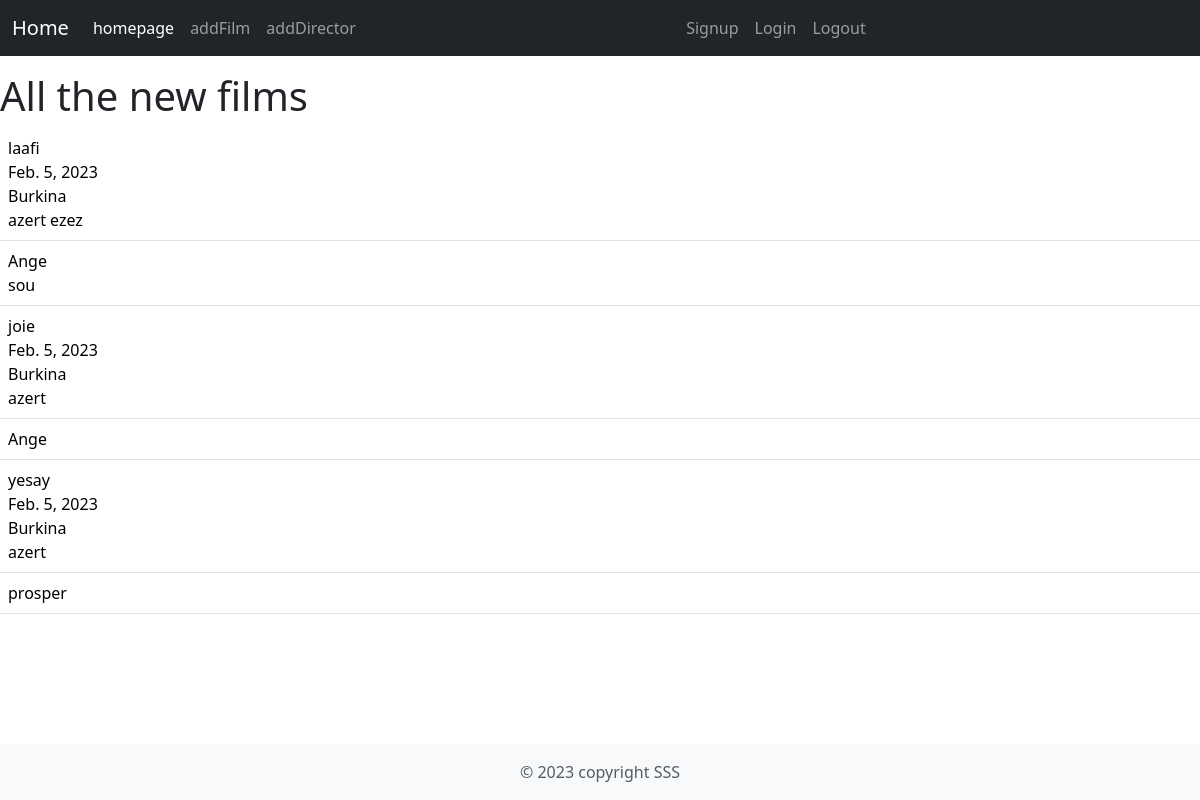
Screenshot of /homepage with the database file from the repository.
### films/models.py (models this page shows, shortened)
class Film(models.Model):
	title = models.CharField(max_length=30)
	release_date = models.DateField(auto_now_add=True)
	created_in_country = models.ForeignKey(Country,on_delete=models.CASCADE)
	category = models.ManyToManyField(Category)
	director = models.ManyToManyField(Director)

class Country(models.Model):
	name = models.CharField(max_length=30)
	def __str__(self):
		return f'{self.name}'

class Category(models.Model):
	name = models.CharField(max_length=30)
	def __str__(self):
		return f'{self.name}'

class Director(models.Model):
	first_name = models.CharField(max_length=30)
	last_name = models.CharField(max_length=30)
	def __str__(self):
		return f'{self.first_name}'

### films/views.py (the view)
# urls.py: path('homepage', views.homepage, name='homepage'),
def homepage(request):
	context={'all': Film.objects.all()}
	return render(request,'partials/homepage.html', context)

### films/templates/partials/homepage.html
{% extends 'partials/base.html' %}
	{% block nav %}
		{% include 'partials/navbar.html'%}
	{% endblock %}
	{% block content %}
		<h1>All the new films</h1>
		<table class="table">
		  <tbody>
		{% for x in all %}
		    <tr>
		      <td>{{x.title}}<br>{{x.release_date}}<br>{{x.created_in_country}}<br>
		      {% for a in x.category.all %}
		  		{{a}}
		  		{% endfor %}
		  		</td>
		    </tr>
		    <tr>
		      <td>	{% for a in x.director.all %}
		  		{{a}}<br>
		  		{% endfor %}</td>
		    </tr>
		{% endfor %}
		  </tbody>
		</table>
	{% endblock %}

### films/templates/partials/base.html (shortened to what this page needs)
<!doctype html>
<html lang="en" class="h-100">
  <head>
    <link href="https://cdn.jsdelivr.net/npm/bootstrap@5.0.2/dist/css/bootstrap.min.css" rel="stylesheet">
    <link rel="stylesheet" href="https://cdnjs.cloudflare.com/ajax/libs/font-awesome/6.1.1/css/all.min.css">
<link href="../assets/dist/css/bootstrap.min.css" rel="stylesheet">
  </head>
  <body class="d-flex flex-column h-100">
{% block nav %}
{% endblock %}
<main class="flex-shrink-0">
{% block content %}
{% endblock %}
</main>
<footer class="footer mt-auto py-3 bg-light">
  <div class="container">
    <span class="text-muted">&copy 2023 copyright SSS</span>
  </div>
</footer>
  </body>
</html>

### films/templates/partials/navbar.html (shortened to what this page needs)
<nav class="navbar navbar-expand-md navbar-dark fixed-top bg-dark">
  <div class="container-fluid">
    <a class="navbar-brand" href="{% url 'homepage' %}">Home</a>
    <div class="collapse navbar-collapse" id="navbarCollapse">
      <ul class="navbar-nav me-auto mb-2 mb-md-0">
        <li class="nav-item">
          <a class="nav-link active" aria-current="page" href="{% url 'homepage' %}">homepage</a>
        </li>
        <li class="nav-item">
          <a class="nav-link" href="{% url 'addFilm' %}">addFilm</a>
        </li>
        <li class="nav-item">
          <a class="nav-link" href="{% url 'addDirector' %}">addDirector</a>
        </li>
      </ul>
      <ul class="navbar-nav me-auto mb-2 mb-md-0">
        <li class="nav-item">
          <a class="nav-link" href="{% url 'signup' %}">Signup</a>
        </li>
      <li class="nav-item">
          <a class="nav-link" href="{% url 'connect' %}">Login</a>
        </li>
      <li class="nav-item">
          <a class="nav-link" href="{% url 'deconnect' %}">Logout</a>
        </li>
      </ul>
    </div>
  </div>
</nav>
<br><br><br>

### films/templates/partials/base.html (style rules this page uses)
.container { width: auto; text-align: center; }

### rows the page displays
Film: title "laafi", release_date "Feb. 5, 2023", created_in_country "Burkina"
Category: name "azert"
Category: name "ezez"
Director: first_name "Ange"
Director: first_name "sou"
Film: title "joie", release_date "Feb. 5, 2023", created_in_country "Burkina"
Film: title "yesay", release_date "Feb. 5, 2023", created_in_country "Burkina"
Director: first_name "prosper"
